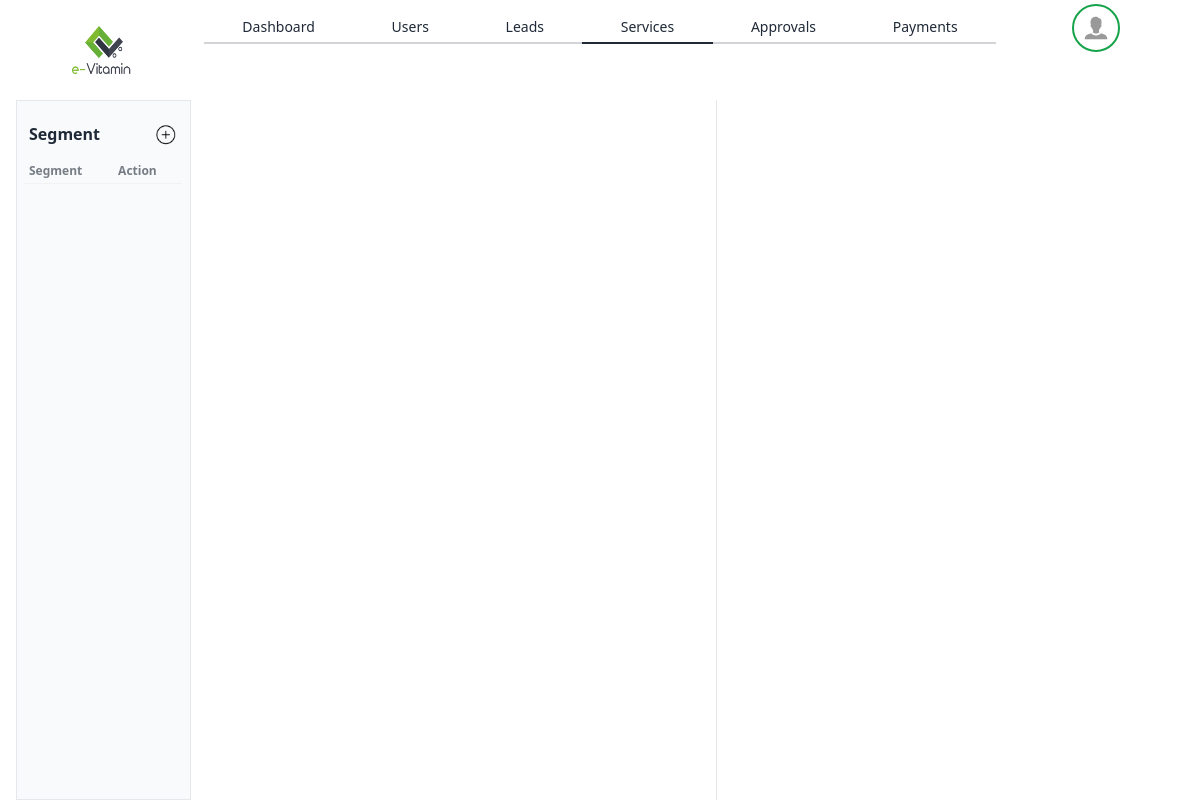
The app's page /services (signed in), older data.
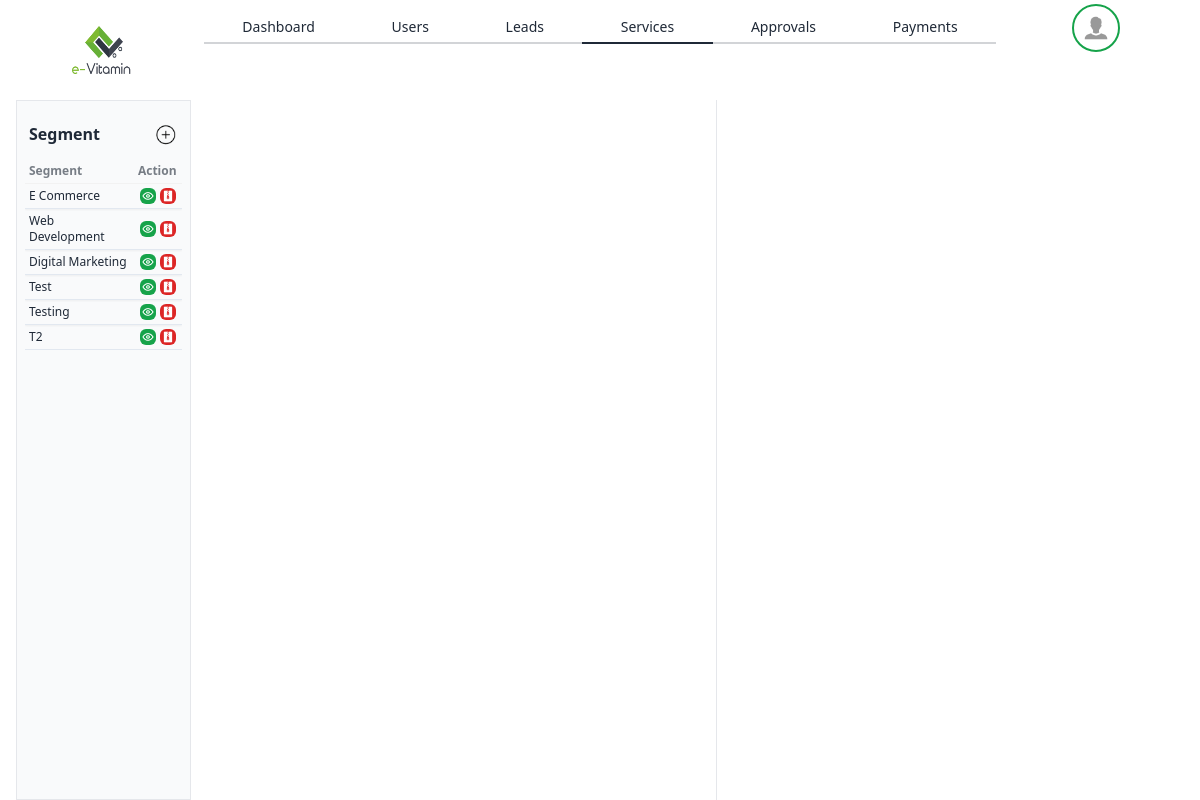
The same page, newer data.
### leads/models.py (models this page shows)
class Segment(models.Model):
  segment = models.CharField(max_length=100, blank=True, default='')
  visibility = models.BooleanField(default=True)
  def __str__(self): return str(self.segment)

### pages/views.py (the view)
# urls.py: path('services', servicesFun, name='services'),
@login_required(login_url='/login')
def servicesFun(request):
    try:
        segment = request.GET.get('segment')
        if segment == None:
            segment = 'active'
    except:
        segment = 'active'
    try:
        page = request.GET.get('page')
        if page == None:
            page = 1
    except:
        page = 1
    paid_by = PaidBy.objects.all()
    payment_model = PaymentModel.objects.all()
    payment_terms = PaymentTerms.objects.all()
    try:
        service = request.GET.get('service')
        if service == None:
            service = 'active'
    except:
        service = 'active'
    try:
        marketplace = request.GET.get('marketplace')
        if marketplace == None:
            marketplace = 'active'
    except:
        marketplace = 'active'
    try:
        program = request.GET.get('program')
        if program == None:
            program = 'active'
    except:
        program = 'active'
    if segment == 'active':
        segment_data = Segment.objects.filter(visibility=True)
    elif segment == 'archive':
        segment_data = Segment.objects.filter(visibility=False)
    if service == 'active':
        service_data = Service.objects.filter(visibility=True)
    elif service == 'archive':
        service_data = Service.objects.filter(visibility=False)
    if marketplace == 'active':
        marketplace_data = Marketplace.objects.filter(visibility=True)
    elif marketplace == 'archive':
        marketplace_data = Marketplace.objects.filter(visibility=False)
    if program == 'active':
        program_data = Program.objects.filter(visibility=True)
    elif program == 'archive':
        program_data = Program.objects.filter(visibility=False)
    return HttpResponse(render(request, 'services.html', context={'segment' : segment_data, 'service' : service_data, 'marketplace' : marketplace_data, 'program' : program_data,  'data': [{'segment' : segment_data, 'service' : service_data, 'marketplace' : marketplace_data, 'program' : program_data}], 'payment_model': payment_model, 'payment_terms': payment_terms, 'paid_by': paid_by }))

### dropdown/models.py (called while the page is built)
  def __str__(self): return str(self.type)

  def __str__(self): return str(self.title)

  def __str__(self): return str(self.title)

### pages/templatetags/poll_extras.py (called while the page is built)
def customreplacespace(a, b, *args, **kwargs):
    return a.replace(b,' ')

def role_validity(user,role):
    return user.user_role.filter(title=role).exists()

### pages/templates/services.html (shortened to what the changed rows need)
{% extends "layout/layout.html" %}
{% block page_body %}
{% load static %}
{% load poll_extras %}
<div class="w-full h-full px-4 flex flex-wrap justify-start">
    {% with request.GET.type|default:'commercials' as parameter_value %}
        <div class="flex w-full h-full">
            <div class="w-[60%] flex  overflow-x-auto border-r">
            {% for d in data %}
                {% for key,value in d.items %}
                    <div class="w-1/4 h-full border {{key}}_container {% if key != 'segment' %}hidden{% endif %} ">
                        <div class="w-auto h-full p-2 bg-gray-50">
                            <div class="h-[50px] p-1 flex items-center">
                                <div class="h-full w-full text-base font-bold flex justify-start items-center capitalize">{{key|customreplacespace:'_'}}</div>
                                <img class="w-6 h-6 cursor-pointer add_{{key}}" src="{% static "assets/images/add_circle_black.png" %}">
                            </div>
                            <div class="w-full h-[calc(100%-60px)] flex flex-col">
                                <div class="overflow-x-auto">
                                    <table class="table">
                                    <thead>
                                        <tr>
                                        {% if data != 'no data' %}
                                            {% if key == 'segment' %}
                                                <th class="p-1">Segment</th>
                                            {% endif %}
                                                <th class="p-1">Action</th>
                                        </tr>
                                        {% else %}
                                        <div class="h-12 flex justify-center items-center bg-gray-200">no data</div>
                                        {% endif %}
                                    </thead>
                                    <tbody class="text-xs">
                                        {% if data != 'no data' %}
                                            {%for d in value%}
                                                <tr class="border-b border-slate-200 shadow-sm hover:shadow-md">
                                                    {% if key == 'segment' %}
                                                        <td class="p-1 capitalize cursor-pointer {{key}}_item" data-id="{{d.id}}" >{{d.segment|customreplacespace:"_"}}</td>
                                                    {% elif key == 'service' %}
                                                        <td class="p-1 capitalize cursor-pointer {{key}}_item" data-segment-id="{{d.segment.id}}", data-id="{{d.id}}">{{d.service|customreplacespace:"_"}}</td>
                                                    {% elif key == 'marketplace' %}
                                                        <td class="p-1 capitalize cursor-pointer {{key}}_item" data-service-id="{{d.service.id}}" data-id="{{d.id}}"  data-id="{{d.data}}">{{d.marketplace|customreplacespace:"_"}}</td>
                                                    {% endif %}
                                                    <td class="p-1">
                                                        <div class="w-full h-full flex">
                                                            {% with request.GET.type as parameter_value %}
                                                                {% if request.GET.segment|default:'active' == 'active' and key == 'segment' or request.GET.marketplace|default:'active' == 'active' and key == 'marketplace' or request.GET.service|default:'active' == 'active' and key == 'service' or request.GET.program|default:'active' == 'active' and key == 'program' %}
                                                                {% if key != 'program' %}
                                                                        <div data-id="{{d.id}}"
                                                                        {% if key == 'segment' %}
                                                                            data-segment="{{d.segment}}"
                                                                        {% elif key == 'service' %}
                                                                            data-segment="{{d.segment.id}}"
                                                                            data-service="{{d.service}}"
                                                                        {% elif key == 'marketplace' %}
                                                                            data-segment="{{d.service.segment.id}}"
                                                                            data-service="{{d.service.id}}"
                                                                            data-marketplace="{{d.marketplace}}"
                                                                        {% endif %}
                                                                        data-tip="View/Edit"
                                                                        class='tooltip-open tool_tip edit_{{key}} cursor-pointer h-4 w-4 flex justify-center items-center bg-green-600 rounded-md mx-0.5 p-0.5'><img src="{% static "assets/images/action_view_white.png" %}"></div>
                                                                    {% endif %}
                                                                    <div data-id="{{d.id}}"
                                                                    {% if key == 'segment' %}
                                                                        data-segment="{{d.segment}}"
                                                                    {% elif key == 'service' %}
                                                                        data-segment="{{d.segment.id}}"
                                                                        data-service="{{d.service}}"
                                                                    {% elif key == 'marketplace' %}
                                                                        data-segment="{{d.service.segment.id}}"
                                                                        data-service="{{d.service.id}}"
                                                                        data-marketplace="{{d.marketplace}}"
                                                                    {% endif %}
                                                                    data-tip='Archive'
                                                                    class='archive_{{key}} tooltip-open tool_tip cursor-pointer h-4 w-4 flex justify-center items-center bg-red-600 rounded-md mx-0.5 p-0.5'><img src="{% static "assets/images/action_delete_white.png" %}"></div>
                                                                {% endif %}
                                                            {% endwith %}
                                                    </div>
                                                    </td>
                                                </tr>
                                            {% endfor %}
                                        {% endif %}
                                    </tbody>
                                    </table>
                                </div>
                            </div>
                        </div>
                    </div>
                {% endfor %}
            {% endfor %}
            </div>
        </div>
    {% endwith %}
</div>
{% endblock  %}

Row changes from the older to the newer data that the page shows:
added Segment: segment|customreplacespace "E Commerce"
added Segment: segment|customreplacespace "Web Development"
added Segment: segment|customreplacespace "Digital Marketing"
added Segment: segment|customreplacespace "Test"
added Segment: segment|customreplacespace "Testing"
added Segment: segment|customreplacespace "T2"
